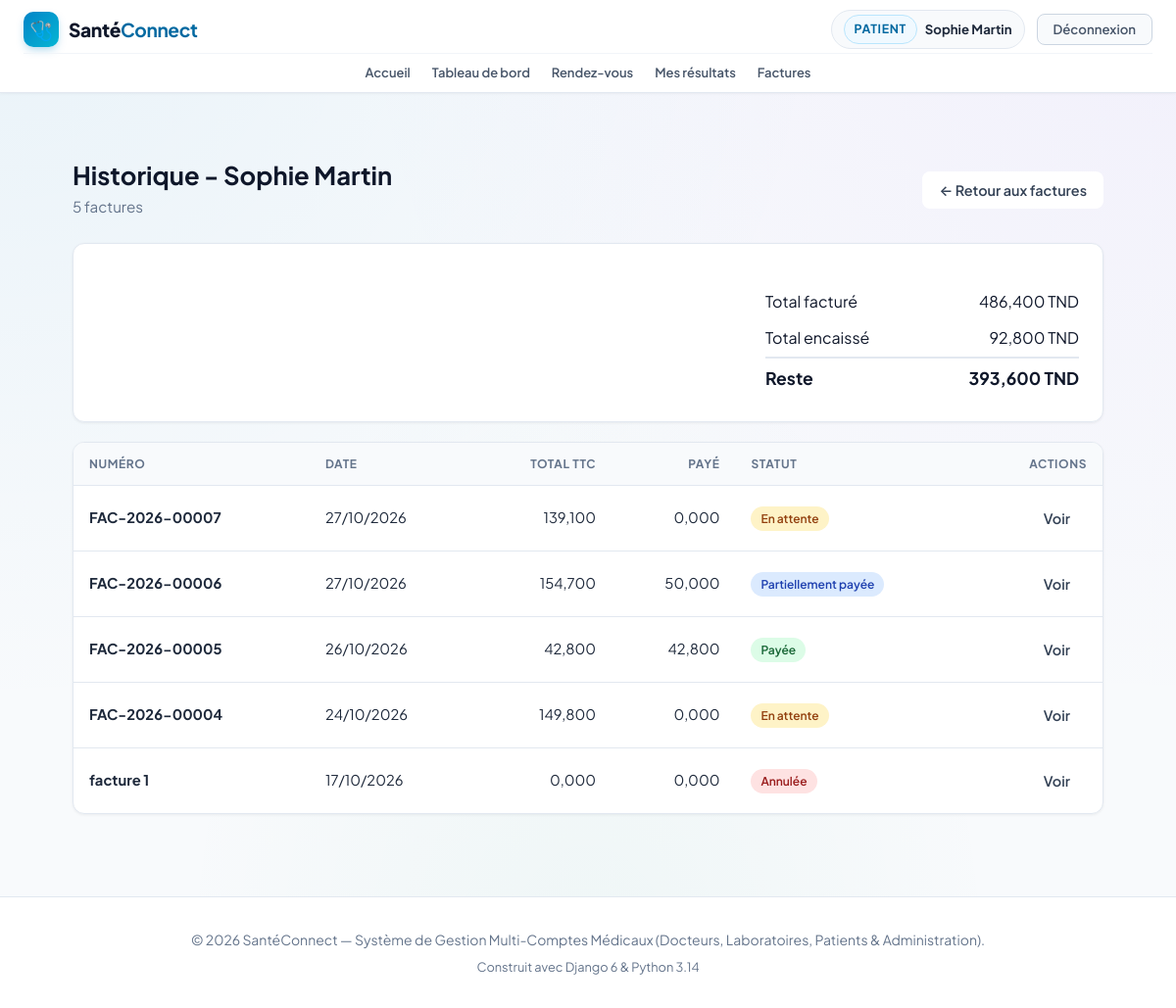
Page /billing/mon-historique/ (signed in) on the earlier database version.
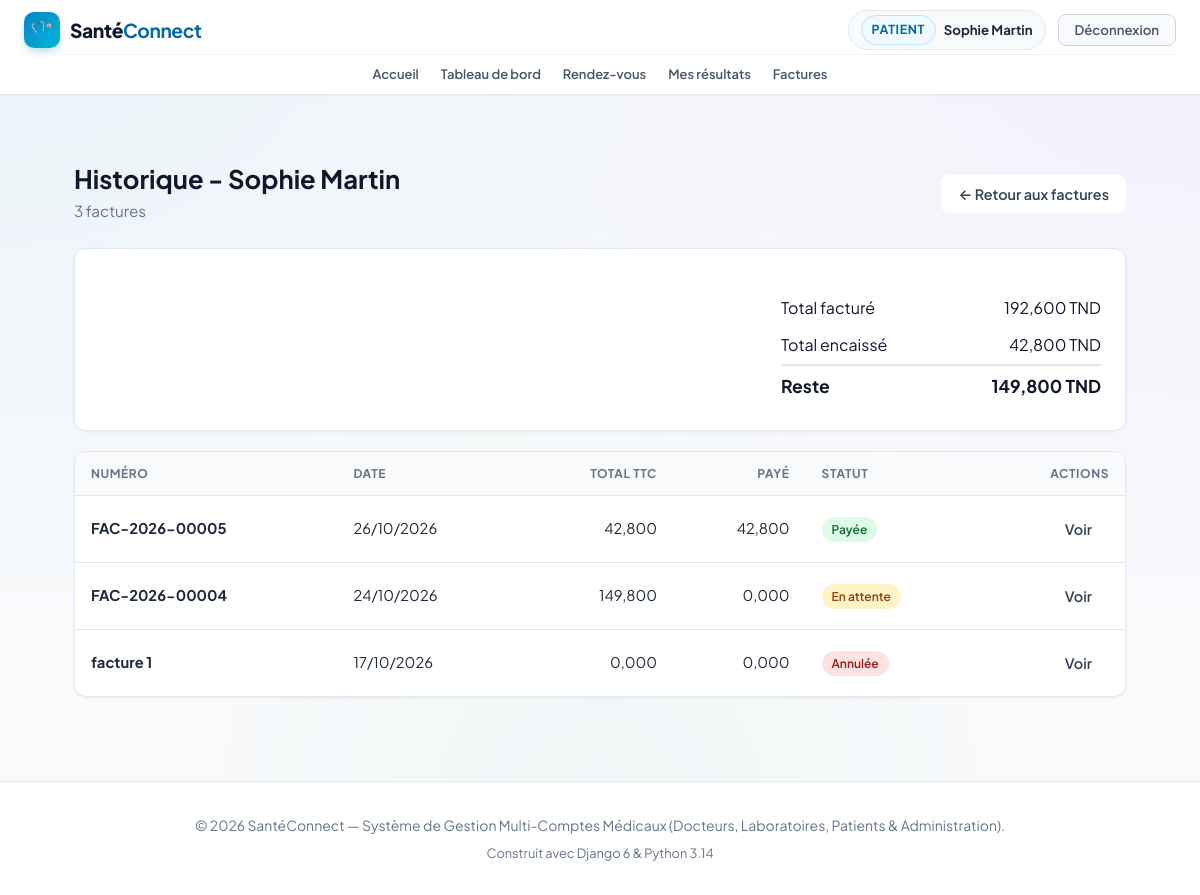
Same page on the later database version.
### billing/models.py (models this page shows, shortened)
class Facture(models.Model):
    class Statut(models.TextChoices):
        EN_ATTENTE = 'EN_ATTENTE', 'En attente'
        PARTIELLE = 'PARTIELLE', 'Partiellement payée'
        PAYEE = 'PAYEE', 'Payée'
        ANNULEE = 'ANNULEE', 'Annulée'
    numero = models.CharField("Numéro", max_length=20, unique=True, blank=True)
    patient = models.ForeignKey(settings.AUTH_USER_MODEL, on_delete=models.PROTECT,
                                related_name='factures_patient',
                                limit_choices_to={'role': 'PATIENT'})
    medecin = models.ForeignKey(settings.AUTH_USER_MODEL, on_delete=models.PROTECT,
                                related_name='factures_medecin', null=True, blank=True,
                                limit_choices_to={'role': 'DOCTEUR'})
    date_emission = models.DateField("Date d'émission", auto_now_add=True)
    statut = models.CharField("Statut", max_length=20,
                              choices=Statut.choices, default=Statut.EN_ATTENTE)
    remise = models.DecimalField("Remise", max_digits=12, decimal_places=3, default=0)
    tva = models.DecimalField("TVA (%)", max_digits=5, decimal_places=2, default=0)
    class Meta:
        ordering = ['-date_emission', '-id']
    @property
    def sous_total(self):
        return sum((l.total for l in self.lignes.all()), Decimal('0'))
    @property
    def total_ht(self):
        return max(self.sous_total - self.remise, Decimal('0'))
    @property
    def montant_tva(self):
        return (self.total_ht * self.tva / Decimal('100')).quantize(Decimal('0.001'))
    @property
    def total_ttc(self):
        return self.total_ht + self.montant_tva
    def total_paye(self):
        return sum((p.montant for p in self.paiements.all()), Decimal('0'))

class LigneFacture(models.Model):
    facture = models.ForeignKey(Facture, on_delete=models.CASCADE, related_name='lignes')
    tarif = models.ForeignKey(Tarif, on_delete=models.SET_NULL, null=True, blank=True)
    description = models.CharField("Description", max_length=200)
    reference = models.CharField("Référence", max_length=50, blank=True)
    quantite = models.PositiveIntegerField("Quantité", default=1)
    prix_unitaire = models.DecimalField("Prix unitaire", max_digits=12, decimal_places=3)
    @property
    def total(self):
        return self.quantite * self.prix_unitaire

class Paiement(models.Model):
    class Mode(models.TextChoices):
        ESPECES = 'ESPECES', 'Espèces'
        CARTE = 'CARTE', 'Carte bancaire'
        CHEQUE = 'CHEQUE', 'Chèque'
        VIREMENT = 'VIREMENT', 'Virement'
    facture = models.ForeignKey(Facture, on_delete=models.PROTECT, related_name='paiements')
    montant = models.DecimalField("Montant", max_digits=12, decimal_places=3,
                                  validators=[MinValueValidator(Decimal('0.001'))])
    mode = models.CharField("Mode", max_length=10, choices=Mode.choices, default=Mode.ESPECES)
    date_paiement = models.DateTimeField("Date", default=timezone.now)
    enregistre_par = models.ForeignKey(settings.AUTH_USER_MODEL, null=True, blank=True,
                                       on_delete=models.SET_NULL, related_name='+')
    class Meta:
        ordering = ['-date_paiement']

### billing/views.py (the view)
# urls.py: path('mon-historique/', views.patient_historique, name='mon_historique'),
@billing_access_required
def patient_historique(request, patient_id=None):
    if request.user.is_patient:
        if patient_id not in (None, request.user.pk):
            raise Http404
        patient = request.user
    else:
        patient = get_object_or_404(get_user_model(), pk=patient_id, role='PATIENT')
    factures = (factures_visibles(request.user)
                .filter(patient=patient).prefetch_related('lignes', 'paiements'))
    actives = [f for f in factures if f.statut != Facture.Statut.ANNULEE]
    total_facture = sum((f.total_ttc for f in actives), Decimal('0'))
    total_encaisse = sum((f.total_paye() for f in actives), Decimal('0'))
    return render(request, 'billing/patient_historique.html', {
        'patient': patient, 'factures': factures,
        'total_facture': total_facture, 'total_encaisse': total_encaisse,
        'total_reste': total_facture - total_encaisse,
    })

### accounts/models.py (called while the page is built)
    @property
    def is_doctor(self):
        return self.role == self.Role.DOCTEUR

    @property
    def is_laboratory(self):
        return self.role == self.Role.LABORATOIRE

    @property
    def is_patient(self):
        return self.role == self.Role.PATIENT

    @property
    def is_admin_user(self):
        return self.role == self.Role.ADMIN or self.is_superuser

### billing/permissions.py (called while the page is built)
def role_required(test):
    def decorator(view):
        @wraps(view)
        def wrapper(request, *args, **kwargs):
            if not request.user.is_authenticated:
                return redirect_to_login(request.get_full_path())
            if not test(request.user):
                raise PermissionDenied
            return view(request, *args, **kwargs)
        return wrapper
    return decorator

def _is_billing_staff(u):
    return u.is_admin_user or (u.is_doctor and u.is_verified)

def _can_see_billing(u):
    return _is_billing_staff(u) or u.is_patient

### billing/templates/billing/patient_historique.html (shortened to what this page needs)
{% extends 'base.html' %}
{% load static %}
{% block extra_css %}<link rel="stylesheet" href="{% static 'billing/billing.css' %}">{% endblock %}
{% block content %}
<div class="container billing-page">
    <div class="page-header">
        <div>
            <h1>Historique - {{ patient.get_full_name|default:patient.username }}</h1>
            <p>{{ factures|length }} facture{{ factures|length|pluralize }}</p>
        </div>
        <div class="actions">
            <a href="{% url 'facture_list' %}" class="btn btn-light">← Retour aux factures</a>
        </div>
    </div>
    <div class="card" style="margin-bottom:20px;"><div class="card-body">
        <div class="totals">
            <div><span>Total facturé</span><span>{{ total_facture|floatformat:3 }} TND</span></div>
            <div><span>Total encaissé</span><span>{{ total_encaisse|floatformat:3 }} TND</span></div>
            <div class="grand"><span>Reste</span><span>{{ total_reste|floatformat:3 }} TND</span></div>
        </div>
    </div></div>
    <div class="card">
        <div class="table-wrap">
            <table>
                <thead>
                    <tr>
                        <th scope="col">Numéro</th>
                        <th scope="col">Date</th>
                        <th scope="col" class="text-right">Total TTC</th>
                        <th scope="col" class="text-right">Payé</th>
                        <th scope="col">Statut</th>
                        <th scope="col" class="text-right">Actions</th>
                    </tr>
                </thead>
                <tbody>
                    {% for f in factures %}
                    <tr>
                        <td><strong>{{ f.numero }}</strong></td>
                        <td>{{ f.date_emission|date:"d/m/Y" }}</td>
                        <td class="text-right">{{ f.total_ttc|floatformat:3 }}</td>
                        <td class="text-right">{{ f.total_paye|floatformat:3 }}</td>
                        <td><span class="badge badge-{{ f.statut|lower }}">{{ f.get_statut_display }}</span></td>
                        <td>
                            <div class="actions">
                                <a href="{% url 'facture_detail' f.pk %}" class="btn btn-light btn-sm"
                                   aria-label="Voir la facture {{ f.numero }}">Voir</a>
                            </div>
                        </td>
                    </tr>
                    {% empty %}
                    <tr><td colspan="6" class="empty">Aucune facture pour ce patient.</td></tr>
                    {% endfor %}
                </tbody>
            </table>
        </div>
    </div>
</div>
{% endblock %}

Differences in the rows shown:
removed Facture: numero "FAC-2026-00007", date_emission "27/10/2026", total_ttc "139,100", total_paye "0,000", statut "En attente"
removed Facture: numero "FAC-2026-00006", date_emission "27/10/2026", total_ttc "154,700", total_paye "50,000", statut "Partiellement payée"
Other differences:
{{ factures|length }}: "5" → "3"
{{ total_facture|floatformat:3 }}: "486,400" → "192,600"
{{ total_encaisse|floatformat:3 }}: "92,800" → "42,800"
{{ total_reste|floatformat:3 }}: "393,600" → "149,800"
